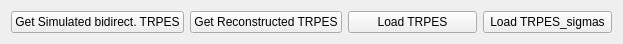
     <widget class="QWidget" name="layoutWidget_28">
      <property name="geometry">
       <rect>
        <x>10</x>
        <y>10</y>
        <width>623</width>
        <height>30</height>
       </rect>
      </property>
      <layout class="QHBoxLayout" name="horizontalLayout_103">
       <item>
        <widget class="QPushButton" name="pushButton_global_get_simulated_bidir">
         <property name="toolTip">
          <string>Get the simulated TRPES from the 'Simulate TRPES' tab</string>
         </property>
         <property name="text">
          <string>Get Simulated bidirect. TRPES</string>
         </property>
        </widget>
       </item>
       <item>
        <widget class="QPushButton" name="pushButton_get_reconstructed_TRPES_bidir">
         <property name="toolTip">
          <string>Get the Reconstructed TRPES from the SVD analysis</string>
         </property>
         <property name="text">
          <string>Get Reconstructed TRPES</string>
         </property>
        </widget>
       </item>
       <item>
        <widget class="QPushButton" name="pushButton_global_load_trpes_bidir">
         <property name="toolTip">
          <string>Load a TRPES file, format see readme</string>
         </property>
         <property name="text">
          <string>Load TRPES</string>
         </property>
        </widget>
       </item>
       <item>
        <widget class="QPushButton" name="pushButton_global_load_trpes_bidir_sigmas">
         <property name="toolTip">
          <string>Load a TRPES file, format see readme</string>
         </property>
         <property name="text">
          <string>Load TRPES_sigmas</string>
         </property>
        </widget>
       </item>
      </layout>
     </widget>
